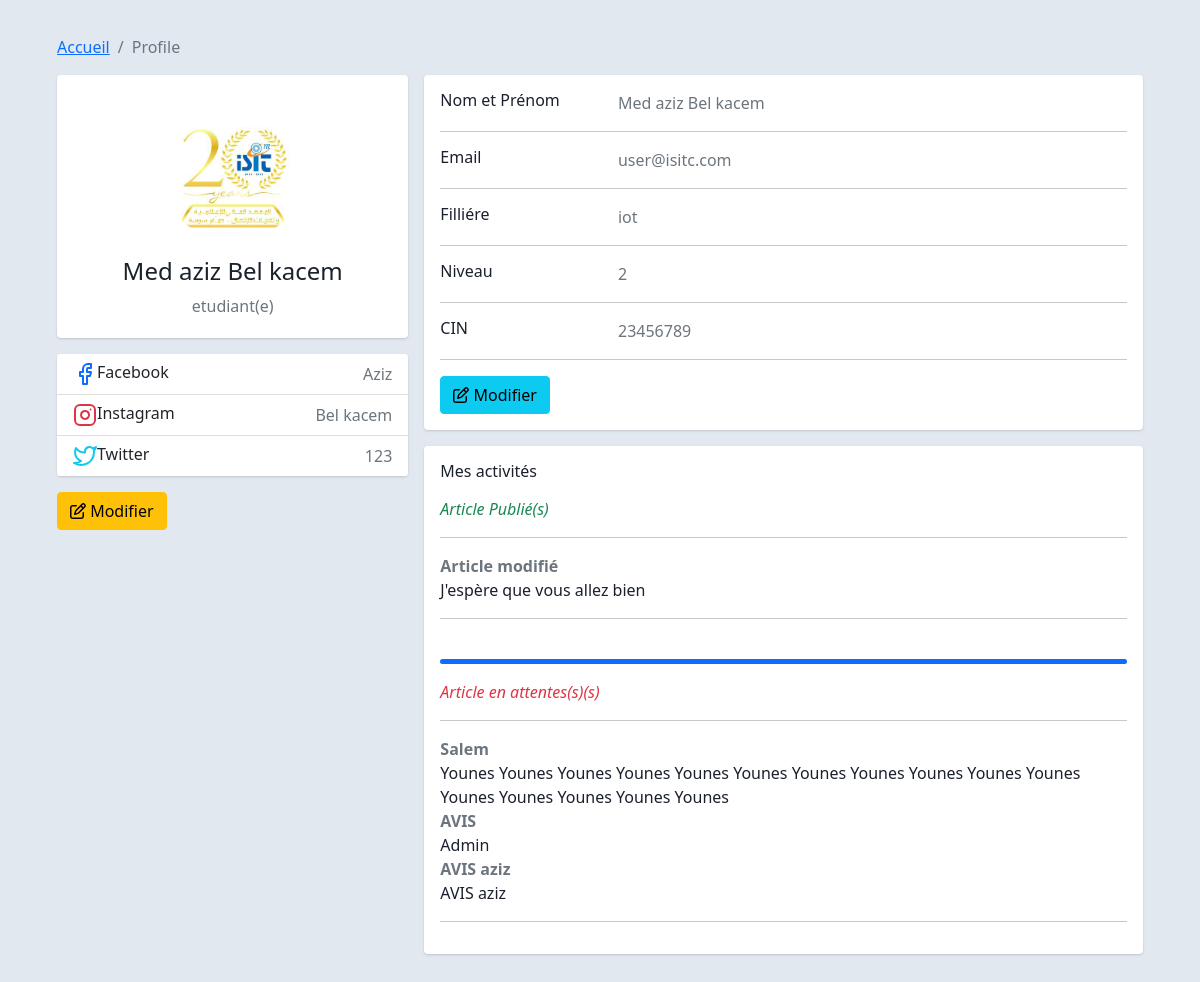
Screenshot of /etudiant/profil.php (signed in) with the database file from the repository.
### tables this page shows
CREATE TABLE `users` (
  `id` int(200) NOT NULL,
  `CIN` int(200) NOT NULL,
  `Nom` varchar(100) NOT NULL,
  `Prenom` varchar(100) NOT NULL,
  `Email` text NOT NULL,
  `Niveau` int(20) NOT NULL,
  `Fil` varchar(20) NOT NULL,
  `Login` text NOT NULL,
  `Password` text NOT NULL
);

CREATE TABLE `social_media` (
  `id` int(200) NOT NULL,
  `facebook` text NOT NULL,
  `instagram` text NOT NULL,
  `twitter` text NOT NULL,
  `id_auth` int(200) NOT NULL
);

CREATE TABLE `questions` (
  `id` int(200) NOT NULL,
  `titre` text NOT NULL,
  `description` text NOT NULL,
  `contenu` text NOT NULL,
  `is_admin` int(1) NOT NULL,
  `is_user` int(1) NOT NULL,
  `id_auteur` int(50) NOT NULL,
  `approved` int(200) NOT NULL,
  `date` text NOT NULL
);

### etudiant/profil.php (the view, shortened to what this page needs)
<?php
$db = mysqli_connect('localhost' , "root" , "" , "isitc");
$id = $_SESSION['id'] ;
$info = mysqli_fetch_assoc(mysqli_query($db , "SELECT * FROM users  WHERE id= '$id' "));
$pub_questions = mysqli_fetch_all(mysqli_query($db , "SELECT * FROM questions WHERE id_auteur='$id ' AND is_admin='0' AND is_user='1'AND approved='1' ORDER BY id DESC"),  MYSQLI_ASSOC);
$att_questions = mysqli_fetch_all(mysqli_query($db , "SELECT * FROM questions WHERE id_auteur='$id ' AND is_admin='0' AND is_user='1'AND approved='0' ORDER BY id DESC"),  MYSQLI_ASSOC);
$social_media = mysqli_query($db , "SELECT * FROM social_media  WHERE id_auth= '$id' ");
$links = mysqli_fetch_assoc($social_media);
?>
<!DOCTYPE html>
<html lang="en">
<head>
    <link rel="stylesheet" href="../css/all.min.css?v=<?php echo time(); ?>">
    <link rel="stylesheet" href="../css/bootstrap.min.css?v=<?php echo time(); ?>">
    <link rel="stylesheet" href="../css/profil.css?v=<?php echo time(); ?>">
</head>
<body>
<div class="container">
    <div class="main-body">
        <nav aria-label="breadcrumb" class="main-breadcrumb">
            <ol class="breadcrumb">
                <li class="breadcrumb-item"><a href="../home.php">Accueil</a></li>
                <li class="breadcrumb-item active" aria-current="page">Profile</li>
            </ol>
        </nav>
        <div class="row gutters-sm">
            <div class="col-md-4 mb-3">
                <div class="card">
                    <div class="card-body">
                        <div class="d-flex flex-column align-items-center text-center">
                            <img src="../imgs/avatar.jpg" alt="Admin" class="rounded-circle" width="150">
                            <div class="mt-3">
                                <h4><?= $info['Prenom'].' '.$info['Nom'] ?></h4>
                                <p class="text-secondary mb-1"><?= $_SESSION['role'] ?>(e)</p>
                            </div>
                        </div>
                    </div>
                </div>
                <div class="card mt-3">
                    <ul class="list-group list-group-flush">
                        <li class="list-group-item d-flex justify-content-between align-items-center flex-wrap">
                            <h6 class="mb-0">Facebook</h6>
                            <span class="text-secondary"><?php
                                                            if(isset($links['facebook'])){echo $links['facebook'];}
                                                            else{echo 'Aucun Compte trouvé';}
                                                            ?></span>
                        </li>
                        <li class="list-group-item d-flex justify-content-between align-items-center flex-wrap">
                            <h6 class="mb-0">Instagram</h6>
                            <span class="text-secondary"><?php
                                                            if(isset($links['instagram'])){echo $links['instagram'];}
                                                            else{echo 'Aucun Compte trouvé';}
                                                            ?></span>
                        </li>
                        <li class="list-group-item d-flex justify-content-between align-items-center flex-wrap">
                            <h6 class="mb-0">Twitter</h6>
                            <span class="text-secondary"><?php
                                                            if(isset($links['twitter'])){echo $links['twitter'];}
                                                            else{echo 'Aucun Compte trouvé';}
                                                            ?></span>
                        </li>
                    </ul>
                </div>
                <a class="mt-3 mx-auto btn btn-warning " target="__blank" href="social_media.php"><i class="fa-regular fa-pen-to-square"></i> Modifier</a>
            </div>
            <div class="col-md-8">
                <div class="card mb-3">
                    <div class="card-body">
                        <div class="row">
                            <div class="col-sm-3"><h6 class="mb-0">Nom et Prénom</h6></div>
                            <div class="col-sm-9 text-secondary"><?= $info['Prenom'].' '.$info['Nom'] ?></div>
                        </div>
                        <hr>
                        <div class="row">
                            <div class="col-sm-3"><h6 class="mb-0">Email</h6></div>
                            <div class="col-sm-9 text-secondary"><?= $info['Email'] ?></div>
                        </div>
                        <hr>
                        <div class="row">
                            <div class="col-sm-3"><h6 class="mb-0">Filliére</h6></div>
                            <div class="col-sm-9 text-secondary"><?= $info['Fil'] ?></div>
                        </div>
                        <hr>
                        <div class="row">
                            <div class="col-sm-3"><h6 class="mb-0">Niveau</h6></div>
                            <div class="col-sm-9 text-secondary"><?= $info['Niveau'] ?></div>
                        </div>
                        <hr>
                        <div class="row">
                            <div class="col-sm-3"><h6 class="mb-0">CIN</h6></div>
                            <div class="col-sm-9 text-secondary"><?= $info['CIN'] ?></div>
                        </div>
                        <hr>
                        <div class="row">
                            <div class="col-sm-12">
                                <a class="btn btn-info " target="__blank" href="modif.php"><i class="fa-regular fa-pen-to-square"></i> Modifier</a>
                            </div>
                        </div>
                    </div>
                </div>
                <div class="row gutters-sm">
                    <div class="col-sm-12 mb-3">
                        <div class="card h-100">
                            <div class="card-body">
                                <h6 class="d-flex align-items-center mb-3">Mes activités</h6>
                                <div class="pub-article">
                                    <i class="material-icons text-success mr-2">Article Publié(s)</i>
                                    <hr>
                                    <?php foreach($pub_questions as $pub_question): ?>
                                        <div class="article">
                                            <div class="article-title text-secondary fw-bold">
                                                <?=  $pub_question['titre'] ?>
                                            </div>
                                            <?=  $pub_question['contenu']; ?>
                                        </div>
                                    <?php endforeach; ?>
                                    <hr>
                                </div>
                                <br>
                                <div class="progress mb-3" style="height: 5px">
                                    <div class="progress-bar bg-primary" role="progressbar" style="width: 100%" aria-valuenow="80" aria-valuemin="0" aria-valuemax="100"></div>
                                </div>
                                <div class="att-article">
                                    <i class="material-icons text-danger mr-2">Article en attentes(s)(s)</i>
                                    <hr>
                                    <?php foreach($att_questions as $att_question): ?>
                                        <div class="article">
                                            <div class="article-title text-secondary fw-bold">
                                                <?=  $att_question['titre'] ?>
                                            </div>
                                            <?=  $att_question['contenu']; ?>
                                        </div>
                                    <?php endforeach; ?>
                                    <hr>
                                </div>
                            </div>
                        </div>
                    </div>
                </div>
            </div>
        </div>
    </div>
</div>
</body>
</html>

### css/profil.css (style rules this page uses)
body { margin-top:20px; color: #1a202c; text-align: left; background-color: #e2e8f0; }
.main-body { padding: 15px; }
.card { box-shadow: 0 1px 3px 0 rgba(0,0,0,.1), 0 1px 2px 0 rgba(0,0,0,.06); }
.card { position: relative; display: flex; flex-direction: column; min-width: 0; word-wrap: break-word; background-color: #fff; background-clip: border-box; border: 0 solid rgba(0,0,0,.125); border-radius: .25rem; }
.card-body { flex: 1 1 auto; min-height: 1px; padding: 1rem; }
.gutters-sm { margin-right: -8px; margin-left: -8px; }
.gutters-sm>.col, .gutters-sm>[class*=col-] { padding-right: 8px; padding-left: 8px; }
.mb-3, .my-3 { margin-bottom: 1rem!important; }
.h-100 { height: 100%!important; }

### rows the page displays
users: Prenom "Med aziz", Nom "Bel kacem", Email "user@isitc.com", Fil "iot", Niveau "2", CIN "23456789"
social_media: facebook "Aziz", instagram "Bel kacem", twitter "123"
questions: titre "Article modifié", contenu "J'espère que vous allez bien"
questions: titre "Salem", contenu "Younes Younes Younes Younes Younes Younes Younes Younes Younes Younes Younes Younes Younes Younes Younes Younes"
questions: titre "AVIS", contenu "Admin"
questions: titre "AVIS aziz", contenu "AVIS aziz"

### other values shown
$_SESSION['role'] "etudiant"
